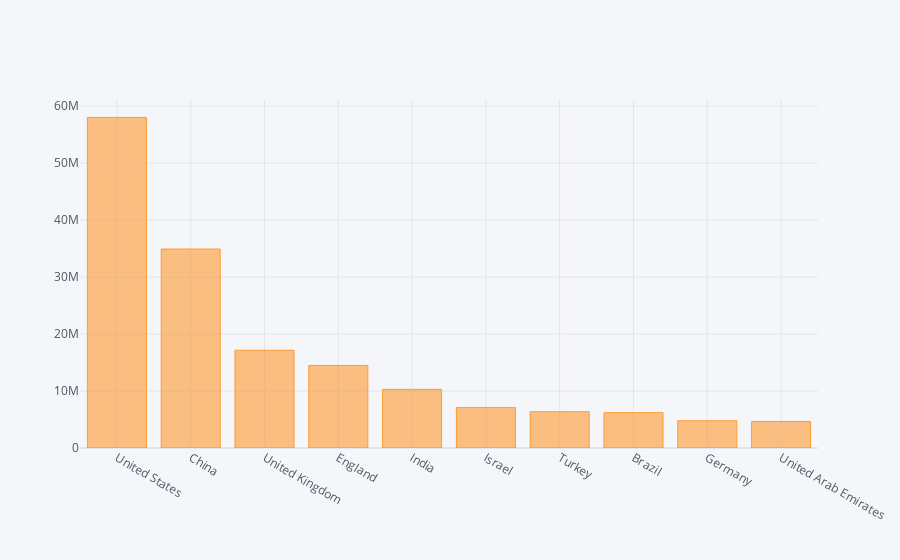

Source (notebook cell):
### Code cell
daily_10.iplot(kind = 'bar', x = 'country', y = 'daily_vaccinations')

### Figure 1 — Plotly figure (JSON) as saved in the notebook; plotly's stock layout.template omitted (floating-point values rounded to 4 significant figures)
{"data": [{"marker": {"color": "rgba(255, 153, 51, 0.6)", "line": {"color": "rgba(255, 153, 51, 1.0)", "width": 1}}, "name": "daily_vaccinations", "orientation": "v", "text": "", "type": "bar", "x": ["United States", "China", "United Kingdom", "England", "India", "Israel", "Turkey", "Brazil", "Germany", "United Arab Emirates"], "y": [58026567, 34922496, 17161894, 14489557, 10299531, 7086545, 6362981, 6204142, 4783465, 4647421]}], "layout": {"legend": {"bgcolor": "#F5F6F9", "font": {"color": "#4D5663"}}, "paper_bgcolor": "#F5F6F9", "plot_bgcolor": "#F5F6F9", "title": {"font": {"color": "#4D5663"}}, "xaxis": {"gridcolor": "#E1E5ED", "showgrid": true, "tickfont": {"color": "#4D5663"}, "title": {"font": {"color": "#4D5663"}, "text": ""}, "zerolinecolor": "#E1E5ED"}, "yaxis": {"gridcolor": "#E1E5ED", "showgrid": true, "tickfont": {"color": "#4D5663"}, "title": {"font": {"color": "#4D5663"}, "text": ""}, "zerolinecolor": "#E1E5ED"}}}
